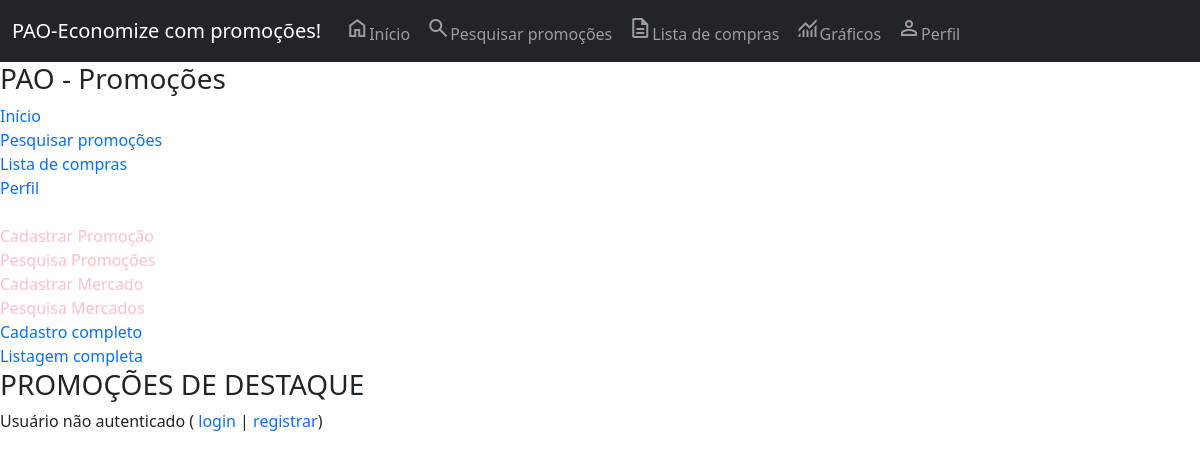
/, run on an earlier commit of the app's database.
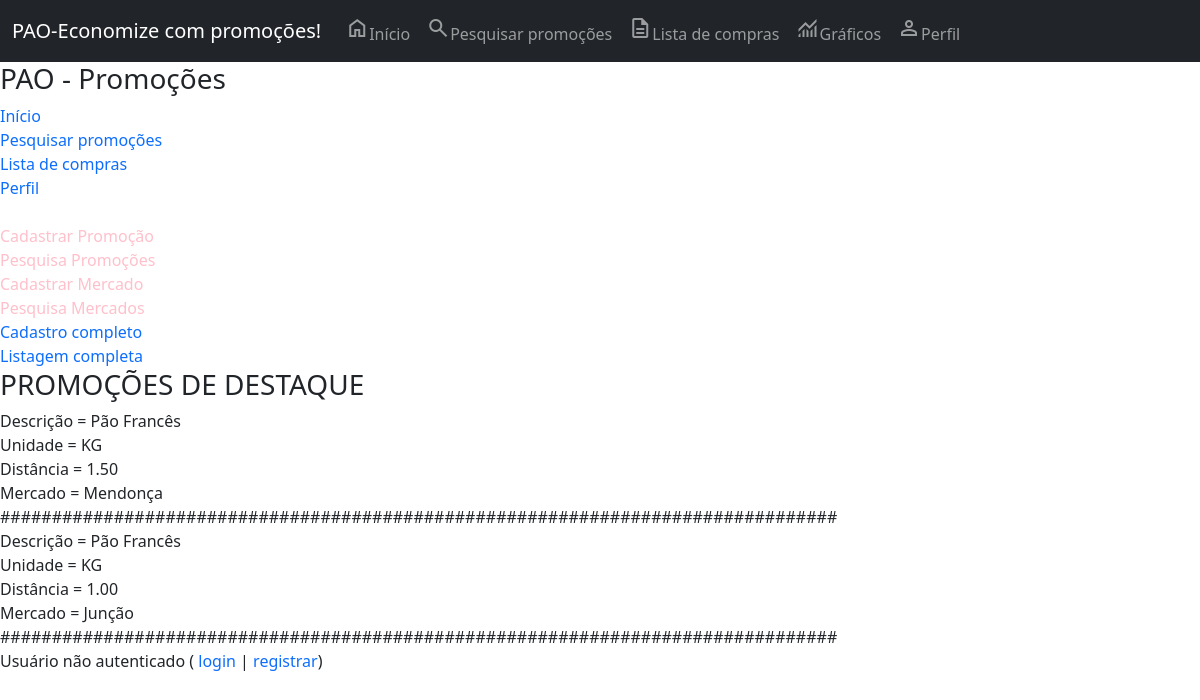
And on a later commit of the database.
### core/models.py (models this page shows, shortened)
class Promocao(models.Model):
    descricao = models.CharField(max_length=150, blank=True, null=True, verbose_name='Descricao')
    unidade = models.CharField(max_length=20, blank=True, null=True, verbose_name='Unidade')
    categoria = models.CharField(max_length=100,choices=CATEGORIAS_CHOICES, blank=True, null=True, verbose_name='Categoria')
    preco_normal = models.DecimalField(max_digits=10, decimal_places=2, verbose_name='Preço normal')
    preco_promocao = models.DecimalField(max_digits=10, decimal_places=2, verbose_name='Preço')
    data_inicio = models.DateField(auto_now=False, verbose_name='Inicio')
    data_fim = models.DateField(auto_now=False, verbose_name='Fim')
    distancia = models.DecimalField(max_digits=10, decimal_places=2, verbose_name='Distância')
    mercado = models.ForeignKey(Mercado, on_delete=models.CASCADE, verbose_name='Mercado')
    class Meta:
        verbose_name_plural = 'Promoções'

class Mercado(models.Model):
    razao_social = models.CharField(max_length=100, verbose_name='Razão Social')
    cnpj = models.CharField(max_length=20, verbose_name='CNPJ')
    endereco = models.OneToOneField(Endereco, blank=True, null=True, on_delete=models.CASCADE, verbose_name='Endereço')
    class Meta:
        verbose_name_plural = 'Mercado'

### core/views.py (the view)
# urls.py: path('', inicio, name='url_principal'),
def inicio(request):
    promocoes = Promocao.objects.all()
    contexto = {'promocoes': promocoes}
    return render(request, 'core/index.html', contexto)

### core/templates/core/index.html (shortened to what this page needs)
{% extends 'base.html' %}
{% load static %}
{% block main %}
<h3>PAO - Promoções</h3>
<a href="/">Início</a><br>
<a href="/listagem-promocoes/">Pesquisar promoções</a><br>
<a href="/lista-compras/">Lista de compras</a></br>
<a href="/perfil/">Perfil</a></br></br>
<a class="feito" href="/cadastro-promocao/">Cadastrar Promoção</a><br>
<a class="feito" href="/listagem-promocoes/">Pesquisa Promoções</a><br>
<a class="feito" href="/cadastro-mercado/">Cadastrar Mercado</a><br>
<a class="feito" href="/listagem-mercados/">Pesquisa Mercados</a><br>
<a href="/cadastro-completo/">Cadastro completo</a> <br>
<a href="/listagem-completa/">Listagem completa</a> <br>
<h3>PROMOÇÕES DE DESTAQUE</h3>
{% for i in promocoes %}
Descrição = {% if i.descricao %} {{ i.descricao }} {% endif %} <br>
Unidade = {% if i.unidade %} {{ i.unidade }} {% endif %} <br>
Distância = {% if i.distancia %} {{ i.distancia }} {% endif %} <br>
Mercado = {% if i.mercado.razao_social %} {{ i.mercado.razao_social}}{% endif %} <br>
################################################################################# <br>
{% endfor %}
{% endblock %}

What changed in the data, as far as the page shows it:
added Promocao: descricao "Pão Francês", unidade "KG", distancia "1.50", mercado.razao_social "Mendonça"
added Promocao: descricao "Pão Francês", unidade "KG", distancia "1.00", mercado.razao_social "Junção"
